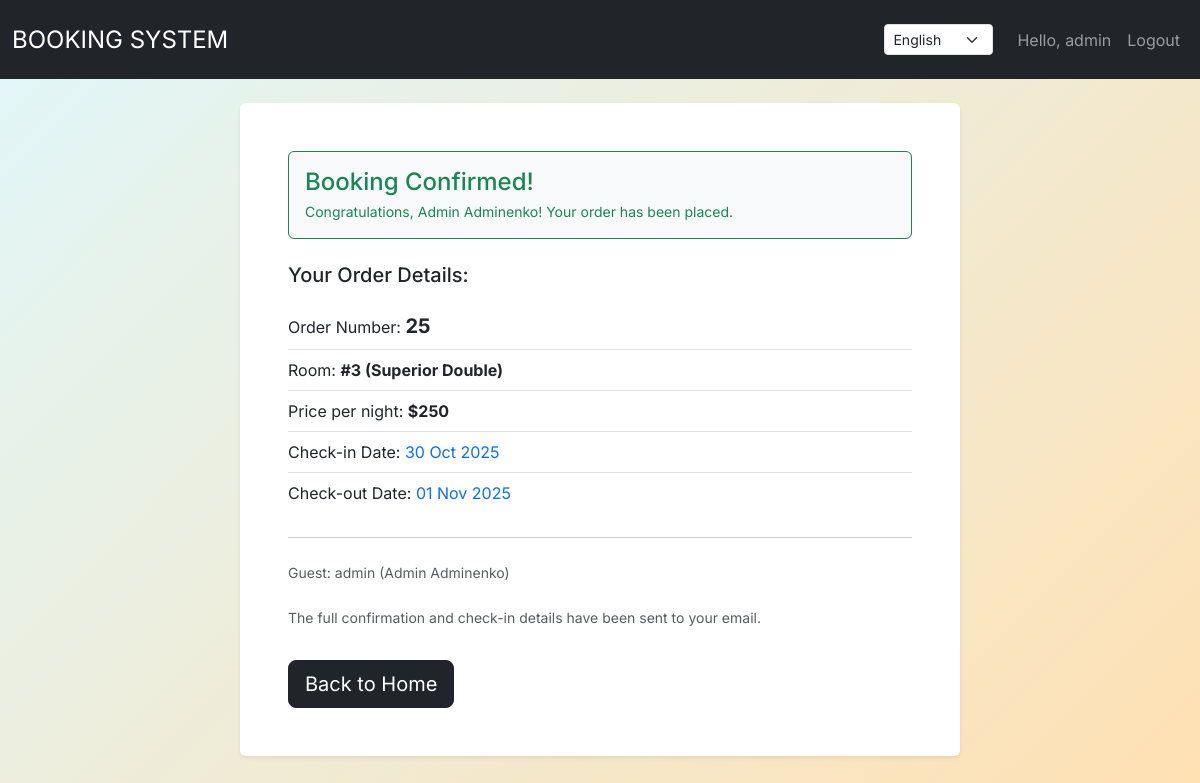
The app's page /en/order-form-details/25/ (signed in) with its own data.
### my_auth/models.py (models this page shows, shortened)
class CustomUser(AbstractUser):
    phone_number = models.CharField(max_length=15,
                                    blank=True,
                                    null=True)

### my_app/models.py (models this page shows, shortened)
class Order(models.Model):
    user = models.ForeignKey(settings.AUTH_USER_MODEL, on_delete=models.CASCADE, related_name="orders")
    room = models.ForeignKey(Room, on_delete=models.CASCADE, related_name="orders")
    start_time = models.DateField()
    end_time = models.DateField()
    creations_time = models.DateTimeField(auto_now_add=True)
    class Meta:
        verbose_name = "Order"
        verbose_name_plural = "Orders"
        ordering = ["creations_time"]

class Room(models.Model):
    number = models.IntegerField()
    price = models.IntegerField()
    capacity = models.IntegerField(default=2)
    square = models.IntegerField(default=20)
    room_type = models.CharField(max_length=256, default="standart")
    description = models.TextField(default="")
    class Meta:
        verbose_name = "Room"
        verbose_name_plural = "Rooms"
        ordering = ["number"]

### my_app/views.py (the view)
# urls.py: path("order-form-details/<int:pk>/", views.order_form_details, name = "order-form-details"),
@login_required
def order_form_details(request, pk):
    order = get_object_or_404(Order, id=pk)
    context = {
        "order": order
    }
    return render(request=request, template_name="booking/order-form-details.html", context=context)

### templates/booking/order-form-details.html
{% extends "base.html" %}
{% load i18n %} {% block content %}
<div class="container">
    <div class="row justify-content-center">
        <div class="col-md-8">
            <div class="bg-white rounded shadow-sm mb-4 p-4 p-md-5">
                <div class="p-3 mb-4 rounded border border-success bg-light text-success">
                    <h1 class="h4 mb-1">
                        {% translate "Booking Confirmed" %}!
                    </h1>
                    <p class="small mb-0">
                        {% translate "Congratulations" %}, {{ order.user.first_name }} {{ order.user.last_name }}! {% translate "Your order has been placed" %}.
                    </p>
                </div>
                <h3 class="h5 mt-4 mb-3 text-dark">{% translate "Your Order Details" %}:</h3>
                <ul class="list-group list-group-flush mb-4">
                    <li class="list-group-item px-0">
                        {% translate "Order Number" %}: <span class="fs-5 text-dark"><b>{{ order.id }}</b></span>
                    </li>
                    <li class="list-group-item px-0">
                        {% translate "Room" %}: <span><b>#{{ order.room.number }} ({{ order.room.room_type|capfirst }})</b></span>
                    </li>
                    <li class="list-group-item px-0">
                        {% translate "Price per night" %}: <span><b>${{ order.room.price }}</b></span>
                    </li>
                    <li class="list-group-item px-0">
                        {% translate "Check-in Date" %}: <span class="text-primary">{{ order.start_time|date:"d M Y" }}</span>
                    </li>
                    <li class="list-group-item px-0">
                        {% translate "Check-out Date" %}: <span class="text-primary">{{ order.end_time|date:"d M Y" }}</span>
                    </li>
                </ul>
                <hr class="my-4">
                <div class="text-muted small mb-4">
                    <p class="mb-1">
                        {% translate "Guest" %}: {{ order.user.username }} ({{ order.user.first_name }} {{ order.user.last_name }})
                    </p>
                </div>
                <p class="text-muted small">
                    {% translate "The full confirmation and check-in details have been sent to your email" %}.
                </p>
                <a href="{% url 'home-page' %}" class="btn btn-dark btn-lg mt-3">
                     {% translate "Back to Home" %}
                </a>
            </div>
            </div>
        </div>
    </div>
{% endblock %}

### templates/header.html (shortened to what this page needs)
{% load i18n %}
<nav class="navbar navbar-expand-lg navbar-dark bg-dark">
    <div class="container-fluid">
        <a class="navbar-brand fs-4" href="{% url 'home-page' %}">BOOKING SYSTEM</a>
        <div class="collapse navbar-collapse" id="navbarNav">
            <ul class="navbar-nav ms-auto align-items-center">
                <li class="nav-item me-3">
                    <form action="{% url 'set_language' %}" method="post">
                        {% get_current_language as LANGUAGE_CODE %}
                        <select name="language"
                                onchange="this.form.submit()"
                                class="form-select form-select-sm"
                                style="width: auto; margin-top: 16px;">
                            {% get_available_languages as LANGUAGES %}
                            {% for lang_code, lang_name in LANGUAGES %}
                                <option value="{{ lang_code }}" {% if lang_code == LANGUAGE_CODE %}selected{% endif %}>
                                    {{ lang_name }}
                                </option>
                            {% endfor %}
                        </select>
                    </form>
                </li>
                {% if user.is_authenticated %}
                    <li class="nav-item">
                        <a class="nav-link" href="#">{% translate "Hello" %}, {{ user.username }}</a>
                    </li>
                    <li class="nav-item">
                        <a class="nav-link" href="{% url 'logout' %}">{% translate "Logout" %}</a>
                    </li>
                {% endif %}
            </ul>
        </div>
    </div>
</nav>

### static/css/my_styles.css (style rules this page uses)
html { background: linear-gradient(135deg, #e0f7fa 0%, #ffe0b2 100%); background-attachment: fixed; height: 100%; margin: 0; }
body { color: #333; font-family: 'Inter', sans-serif; height: 100%; margin: 0; background: transparent; }
h1, h2, h3, h4, h5, h6 { font-weight: 600; }

### records on screen
CustomUser: username "admin"
Order: user.first_name "Admin", user.last_name "Adminenko", id "25", room.number "3", room.room_type "Superior Double", room.price "250", start_time "30 Oct 2025", end_time "01 Nov 2025", user.username "admin"

### other values on screen
form field language "English"
